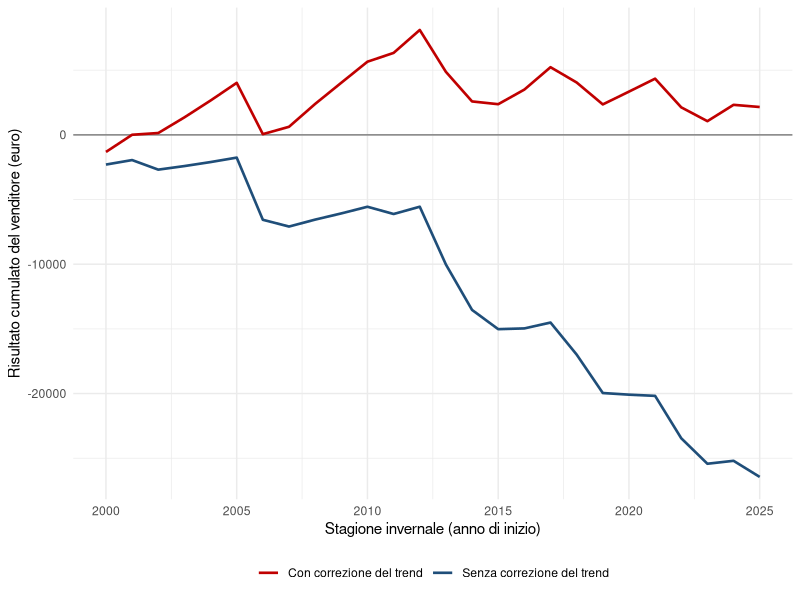

Write the R code that produced this figure.
# 06 - Verifica fuori campione: stagioni dal 2000/01 al 2025/26
#
# Per ogni stagione uso solo le stagioni precedenti e confronto la burn analysis
# senza correzione del trend con quella con correzione del trend.
# Il premio e attualizzato con l'Euribor a 6 mesi di ottobre di ciascun anno.
#
# Input:  risultati/indice_hdd.csv (prodotto dallo script 02)
#         dati/euribor_6m_bce.csv  (portale dati BCE)
# Output: risultati/tab_backtest.csv
#         risultati/06_backtest.txt
#         grafici/figura13_backtest.png

# directory di lavoro: la cartella codice_R (vedi LEGGIMI)
library(ggplot2)

indice <- read.csv("risultati/indice_hdd.csv")
euribor <- read.csv("dati/euribor_6m_bce.csv")

tick <- 20

payoff_put <- function(indice_hdd, strike_put) {
  tick * pmax(strike_put - indice_hdd, 0)
}

risultati <- data.frame()

for (s in 2000:2025) {
  passato <- subset(indice, stagione < s)
  realizzato <- indice$HDD[indice$stagione == s]

  # tasso e fattore di sconto disponibili al 31 ottobre dell'anno s
  r <- euribor$tasso[euribor$mese == paste0(s, "-10")] / 100
  sconto <- exp(-r * 151 / 365)

  # strike: media delle ultime dieci stagioni, arrotondata alla decina
  K <- round(mean(tail(passato$HDD, 10)) / 10) * 10

  # senza correzione del trend
  previsione_grezza <- mean(passato$HDD)
  premio_grezzo <- sconto * mean(payoff_put(passato$HDD, K))

  # con correzione del trend
  passato$t <- passato$stagione - 1973
  trend <- lm(HDD ~ t, data = passato)
  previsione_detrend <- coef(trend)[1] + coef(trend)[2] * (s - 1973)
  detrend <- passato$HDD - fitted(trend) + previsione_detrend
  premio_detrend <- sconto * mean(payoff_put(detrend, K))

  # risultato di chi vende la put: premio incassato meno payoff pagato (attualizzato)
  pagato <- sconto * payoff_put(realizzato, K)

  riga <- data.frame(stagione = s, tasso = r, strike = K, realizzato = realizzato,
                     previsione_grezza = previsione_grezza,
                     previsione_detrend = previsione_detrend,
                     premio_grezzo = premio_grezzo, premio_detrend = premio_detrend,
                     payoff = pagato,
                     risultato_grezzo = premio_grezzo - pagato,
                     risultato_detrend = premio_detrend - pagato)
  risultati <- rbind(risultati, riga)
}

risultati$errore_grezzo <- risultati$previsione_grezza - risultati$realizzato
risultati$errore_detrend <- risultati$previsione_detrend - risultati$realizzato
write.csv(risultati, "risultati/tab_backtest.csv", row.names = FALSE)

sintesi <- data.frame(
  impostazione = c("Senza correzione del trend", "Con correzione del trend"),
  errore_medio = c(mean(risultati$errore_grezzo), mean(risultati$errore_detrend)),
  errore_assoluto_medio = c(mean(abs(risultati$errore_grezzo)), mean(abs(risultati$errore_detrend))),
  stagioni_sovrastimate = c(sum(risultati$errore_grezzo > 0), sum(risultati$errore_detrend > 0)),
  premio_medio = c(mean(risultati$premio_grezzo), mean(risultati$premio_detrend)),
  risultato_cumulato = c(sum(risultati$risultato_grezzo), sum(risultati$risultato_detrend)),
  stagioni_in_perdita = c(sum(risultati$risultato_grezzo < 0), sum(risultati$risultato_detrend < 0))
)

capture.output(
  print(sintesi),
  cat("\nPayoff medio pagato:", mean(risultati$payoff), "\n"),
  cat("Stagioni in cui la put e stata esercitata:", sum(risultati$payoff > 0), "su", nrow(risultati), "\n"),
  cat("Strike minimo e massimo:", range(risultati$strike), "\n"),
  cat("Euribor di ottobre minimo e massimo (%):", 100 * range(risultati$tasso), "\n"),
  file = "risultati/06_backtest.txt"
)

# Figura 13: risultato cumulato del venditore della put
risultati$cumulato_grezzo <- cumsum(risultati$risultato_grezzo)
risultati$cumulato_detrend <- cumsum(risultati$risultato_detrend)

grafico <- ggplot(risultati, aes(x = stagione)) +
  geom_hline(yintercept = 0, colour = "grey50") +
  geom_line(aes(y = cumulato_grezzo, colour = "Senza correzione del trend"), linewidth = 0.9) +
  geom_line(aes(y = cumulato_detrend, colour = "Con correzione del trend"), linewidth = 0.9) +
  scale_colour_manual(values = c("Senza correzione del trend" = "#1f4e79",
                                 "Con correzione del trend" = "#c00000")) +
  labs(x = "Stagione invernale (anno di inizio)",
       y = "Risultato cumulato del venditore (euro)", colour = NULL) +
  theme_minimal() +
  theme(legend.position = "bottom")

ggsave("grafici/figura13_backtest.png", grafico, width = 16, height = 9, units = "cm", dpi = 300)
